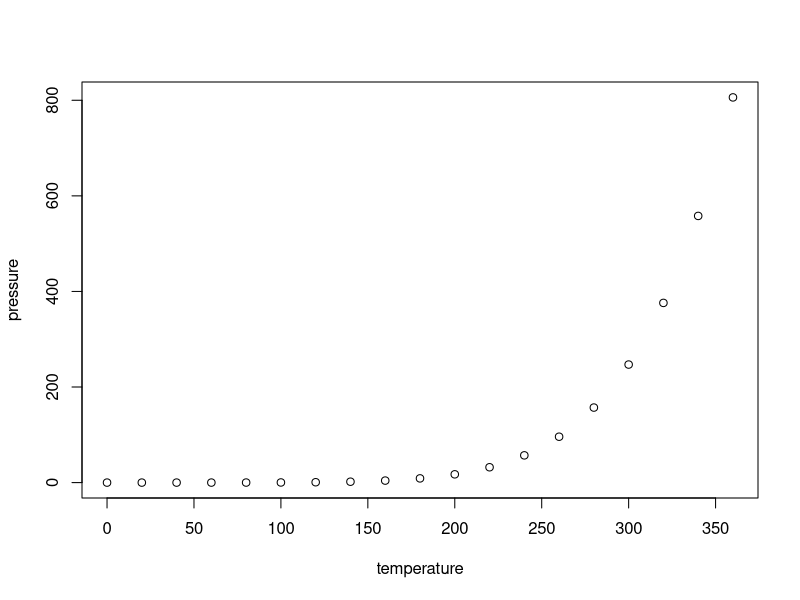
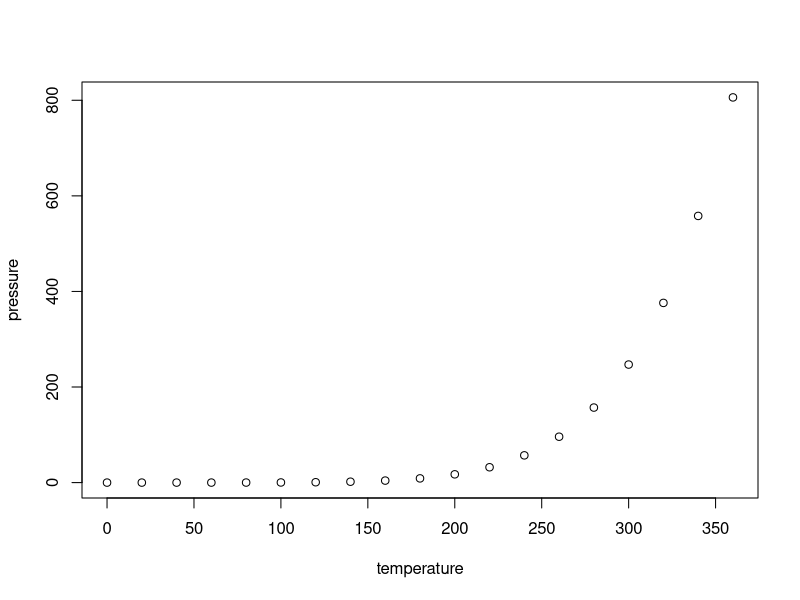
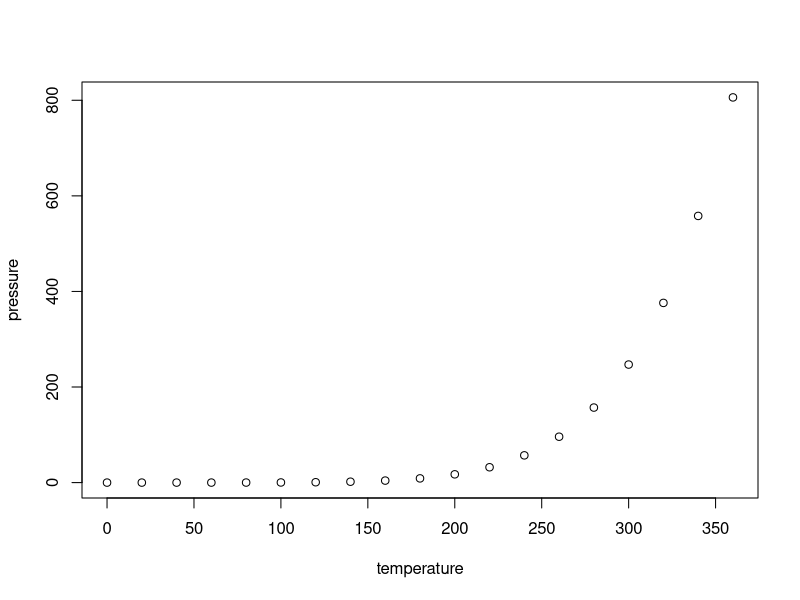
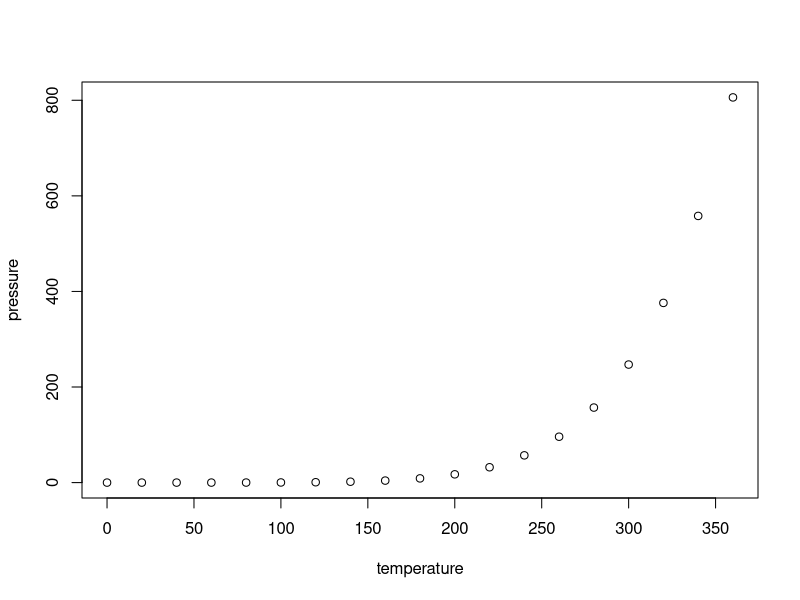
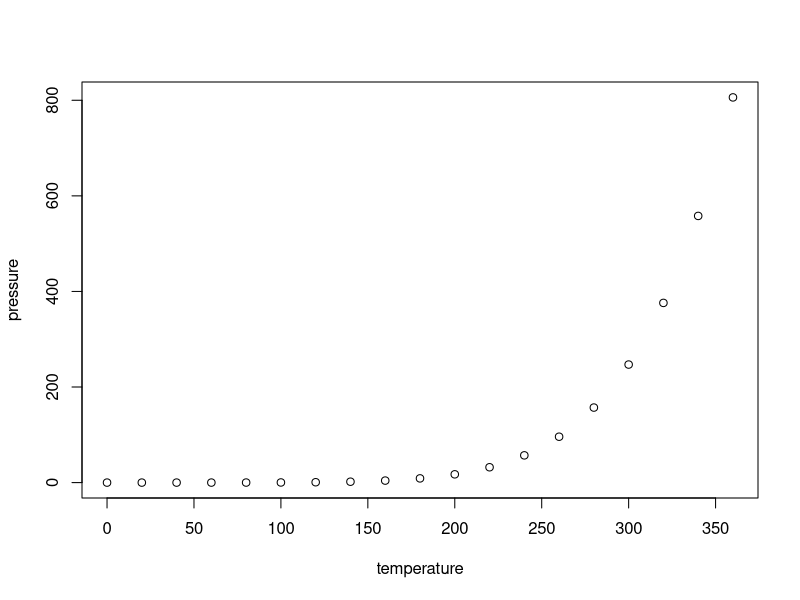
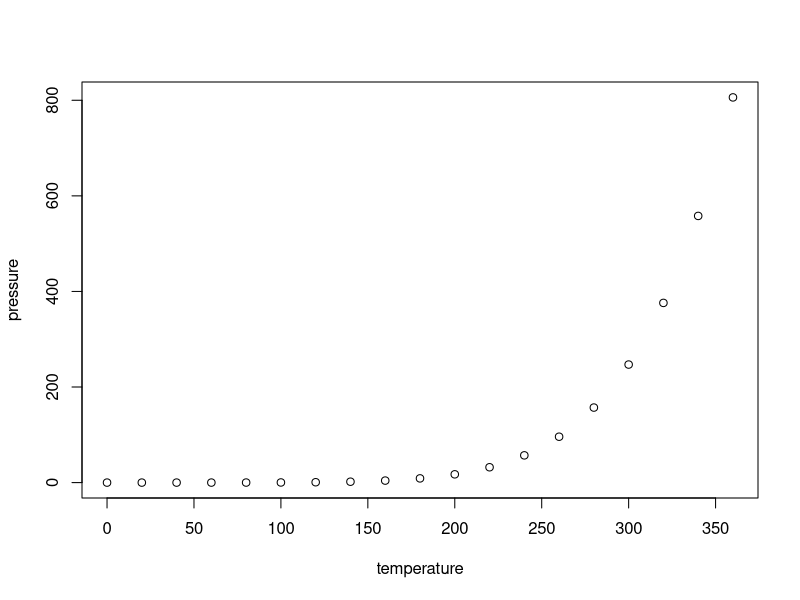

The R script that drew these images, in order:
## ---- chunk 1
knitr::opts_chunk$set(echo = FALSE)
library(tidyverse)
library(knitr)
## ---- chunk 2
plot(pressure)
## ---- chunk 3
(hook_chunk <- knit_hooks$get('chunk'))
## ---- chunk 4
knit_hooks$set(chunk = function(x, options) {
  return("Hello, world!")
})
## ---- chunk 5
plot(pressure)
## ---- chunk 6
knit_hooks$set(chunk = hook_chunk)
## ---- chunk 7
knit_hooks$set(chunk = function(x, options) {
  if (!is.null(options$hello)) {
    return("Hello, world!")
  } else {
    return(hook_chunk(x, options))
  }
})
## ---- chunk 8
plot(pressure)
## ---- chunk 9
plot(pressure)
## ---- chunk 10
knit_hooks$set(chunk = hook_chunk)
## ---- chunk 11
# store the usual chunk output function
hook_chunk = knit_hooks$get('chunk')

knit_hooks$set(chunk = function(x, options) {
  regular_output = hook_chunk(x, options)

  # if there is a description
  if (!is.null(options$description)) {
    # include the following LaTeX - \\1 refers to the regex grouping
    latex_include <- paste0("\\1\\\\Description\\{", options$description, "\\}")
    
    # search and replace in the output
    gsub('(\\\\includegraphics[^}]+})', latex_include, regular_output) 
    
  } else {
    
    # if there isn't a description just return unmodified
    return(regular_output)  # pass to default hook
    
  }
})
## ---- chunk 12
plot(pressure)
## ---- chunk 13
if (knitr::is_latex_output()) knitr::knit_hooks$set(plot = knitr::hook_plot_tex)
## ---- chunk 14
plot(pressure)
